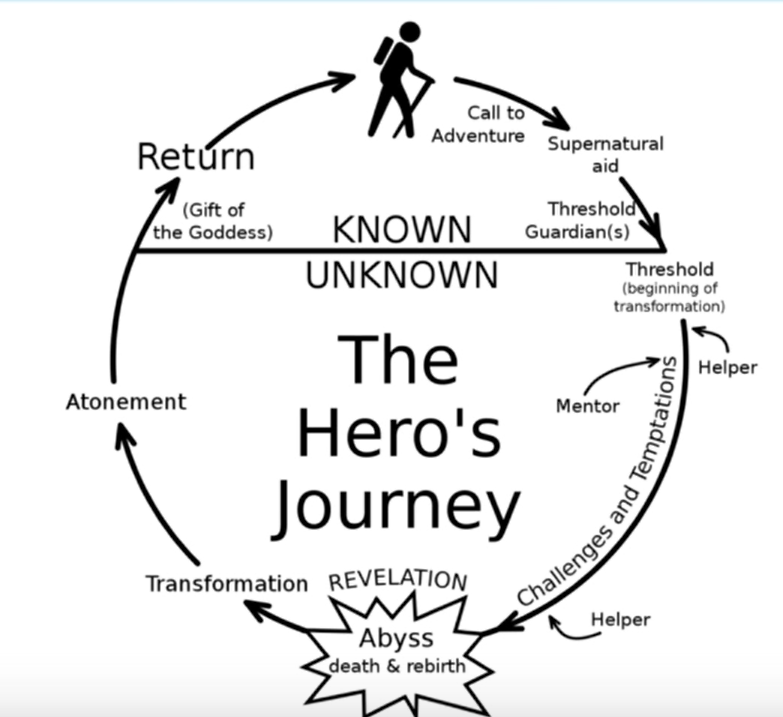
#> input picture 2_semester/PLaM/OpenCV/hw1/image.png, 783 x 717 px
$ python test_opencv.py
#> lines starting #> are read from the running program, lines starting #| are printed output that depends on the picture
import cv2

# Read an image from a file
image = cv2.imread('image.png')
#> image is the input picture: shape (717, 783, 3); mean B, G, R 236.5, 236.5, 236.4

# Resize the image
resized_image = cv2.resize(image, (100, 100)) # Resize the image to 100x100 pixels
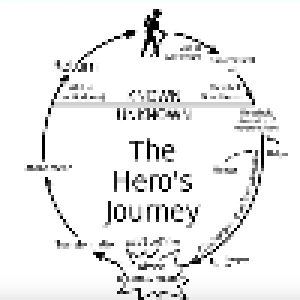
#> resized_image: shape (100, 100, 3) (shown 3 times larger); mean B, G, R 237.1, 237.1, 237

# Rotate the image
(rows, cols) = image.shape[:2] # Get the number of rows and columns in the original image
#> rows = 717; cols = 783
center = (cols // 2, rows // 2) # Calculate the center point of the image
#> center = (391, 358)
rotation_matrix = cv2.getRotationMatrix2D(center, 45, 1) # Create a rotation matrix for a 45-degree rotation around the center point
rotated_image = cv2.warpAffine(image, rotation_matrix, (cols, rows))  # Apply the rotation to the original image
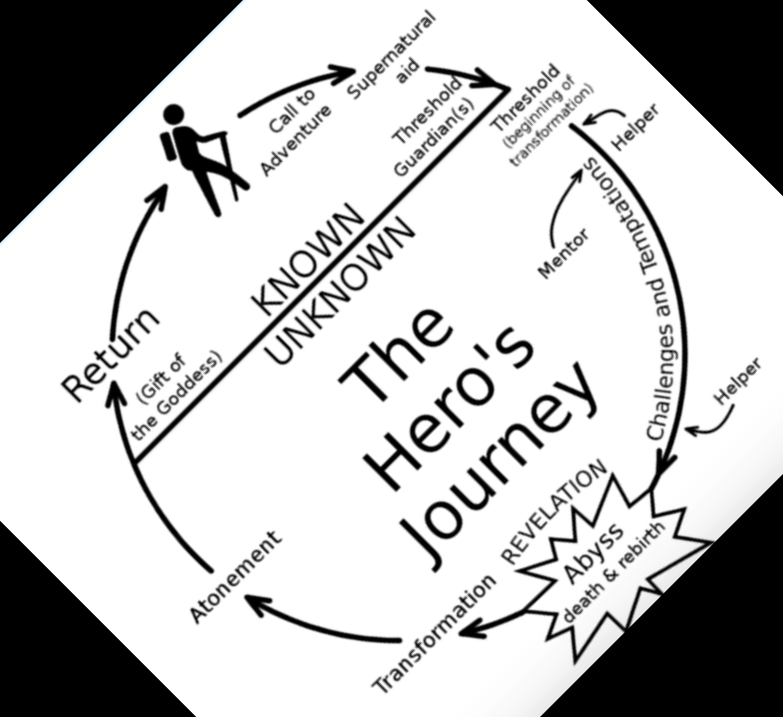
#> rotated_image: shape (717, 783, 3); mean B, G, R 192.6, 192.6, 192.5

# Flip the image
flipped_image = cv2.flip(image, 1) # 0 for vertical flip, 1 for horizontal flip, -1 for both
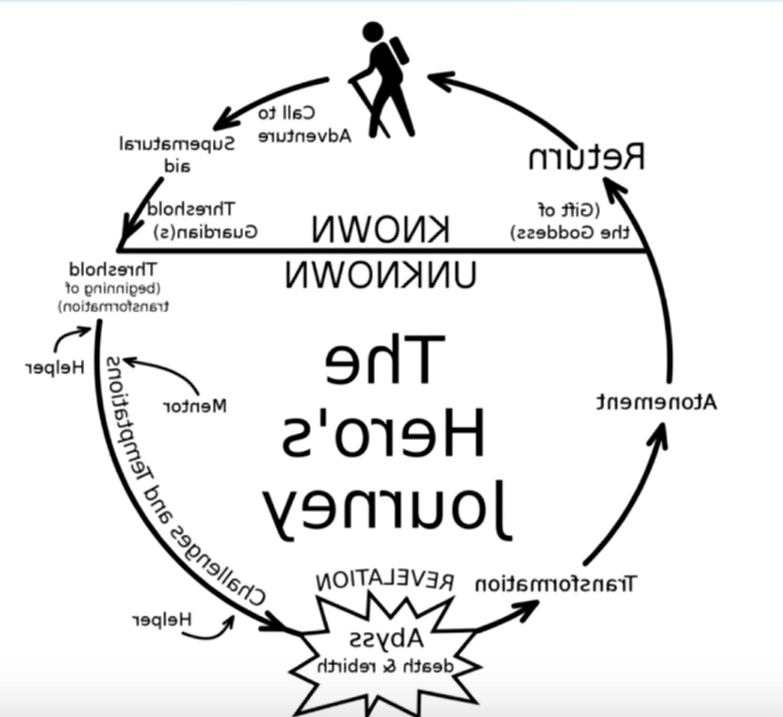
#> flipped_image: shape (717, 783, 3); mean B, G, R 236.5, 236.5, 236.4

# Display the images
cv2.imshow('Original', image)
cv2.imshow('Resized', resized_image)
cv2.imshow('Rotated', rotated_image)
cv2.imshow('Flipped', flipped_image)
cv2.waitKey(0) # Wait for a key press
cv2.destroyAllWindows() # Close all windows
